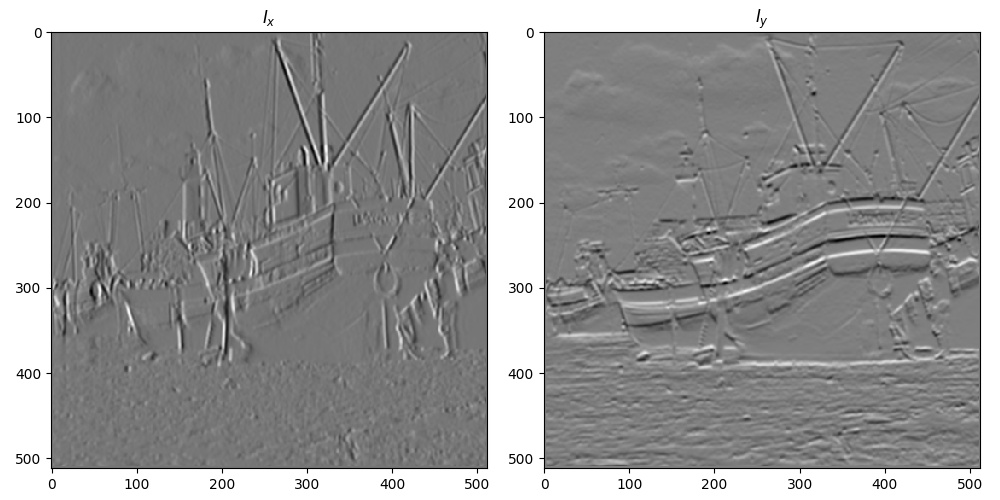
#> input picture assignment-3-segmentation/1/report/1.jpg, 1000 x 500 px, found by its file name
$ python myHE.py
#> lines starting #> are read from the running program, lines starting #| are printed output that depends on the picture
import numpy as np
from matplotlib import pyplot as plt
from PIL import Image


def get_cdf(img):
    img = img.reshape(-1)
    img = img[np.where(img>=0)]
    pdf = np.histogram(img, 256, (0, 256))[0] / (len(img))
    cdf = pdf.cumsum()
    cdf = 255 * (cdf - cdf.min())/(cdf.max() - cdf.min())
    cdf = cdf.astype(np.uint8)
    return cdf


def applyHE(img, mask=False):
    cdf = get_cdf(img)
    if mask:
        img = img * (img >= 0)
    he_img = np.zeros_like(img, np.uint8)
    he_img = cdf[img]
    return he_img


def histogramEqualize(img_path, img_mask=None):
#> called with img_path = '../data/1.jpg'
    img = Image.open(img_path)
#> img is the input picture: PIL image 1000x500 RGB; min 0, max 255, mean 151.6
    img = np.array(img)

    if img_mask is not None:
        img_m = img * img_mask + (img_mask - 1)
        img = img_m


    if img.ndim == 3:
        img_slices = [applyHE(img[:, :, i]) for i in range(3)]
#> in get_cdf, `pdf = np.histogram(img, 256, (0, 256))[0] / (len(img))`: pdf = 256 values, max 0.209 at index 255, min 4.4e-05 at index 10, mean 0.00391
#> in get_cdf, `cdf = pdf.cumsum()`: cdf = 256 values from 0.00611 to 1
#> in get_cdf, `cdf = 255 * (cdf - cdf.min())/(cdf.max() - cdf.min())`: cdf = 256 values from 0 to 255
#> in applyHE, `he_img = cdf[img]`:
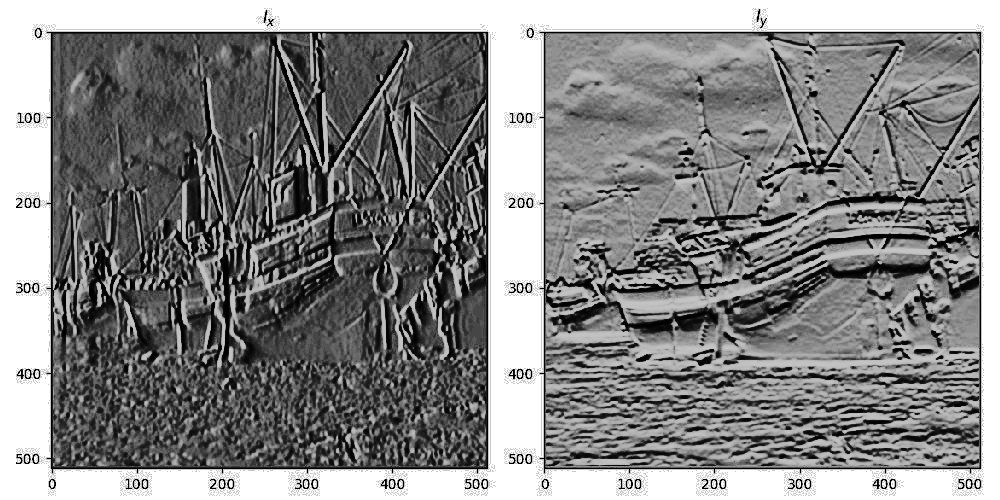
#> he_img: shape (500, 1000); min 0, max 255, mean 134.2
#> img_slices = 3 items
        he_img = np.dstack(img_slices)
#> he_img: shape (500, 1000, 3)
    elif img.ndim == 2:
        he_img = applyHE(img, (img_mask is not None))
    else:
        raise ValueError


    plt.subplot(2, 2, 1)
    plt.imshow(img, cmap='gray')
    plt.title('Original Image')

    plt.subplot(2, 2, 2)
    plt.imshow(he_img, cmap='gray')
    plt.title('Histogram Equalized Image')

    plt.imsave('he_img.jpg', he_img)

    if img_mask is not None:
        img = img_m
        he_img = he_img * img_mask + (img_mask - 1)

    plt.subplot(2, 2, 3)
    plt.hist(img.ravel(), 64, (0, 256))
    plt.yticks([])

    plt.subplot(2, 2, 4)
    plt.hist(he_img.ravel(), 64, (0, 256))
    plt.yticks([])
    plt.show()
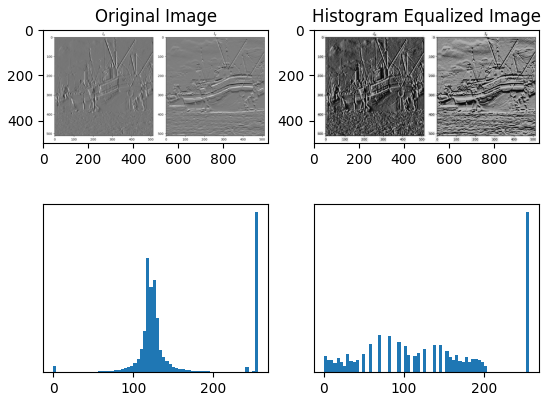
#> figure drawn by matplotlib, 4 panels


if __name__ == "__main__":
    histogramEqualize('../data/1.jpg')

$ run again, with assignment-3-segmentation/1/report/2.jpg copied over assignment-3-segmentation/1/report/1.jpg
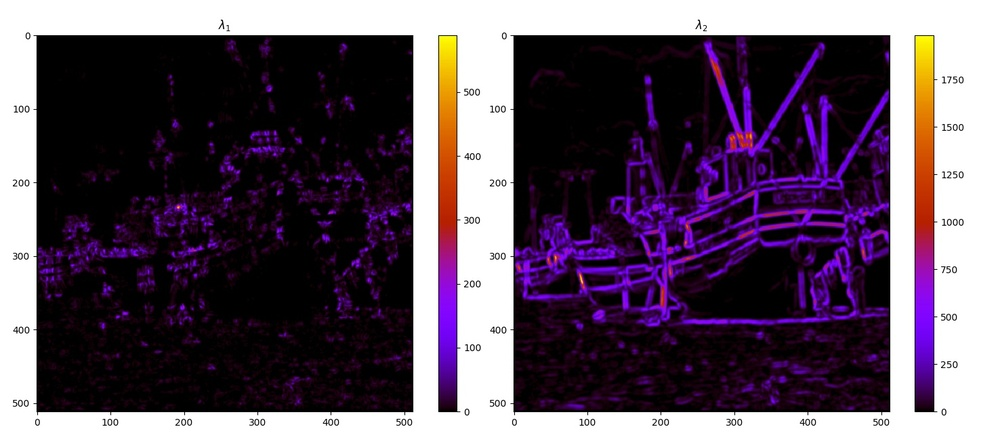
#> input picture assignment-3-segmentation/1/report/2.jpg, 1000 x 446 px, shrunk from 1476 x 658 before the run, found by its file name
#> in histogramEqualize, img is the input picture: PIL image 1000x446 RGB; mean R, G, B 100.6, 86.2, 101.5
#> pdf = 256 values, max 0.283 at index 255, min 0.000152 at index 160, mean 0.00391
#> in get_cdf, `cdf = pdf.cumsum()`: cdf = 256 values from 0.182 to 1
#> in get_cdf, `cdf = 255 * (cdf - cdf.min())/(cdf.max() - cdf.min())`: cdf = 256 values from 0 to 255
#> in get_cdf, `cdf = cdf.astype(np.uint8)`: cdf = 256 values from 0 to 254
#> img: shape (446, 1000)
#> in applyHE (call 3), `he_img = cdf[img]`:
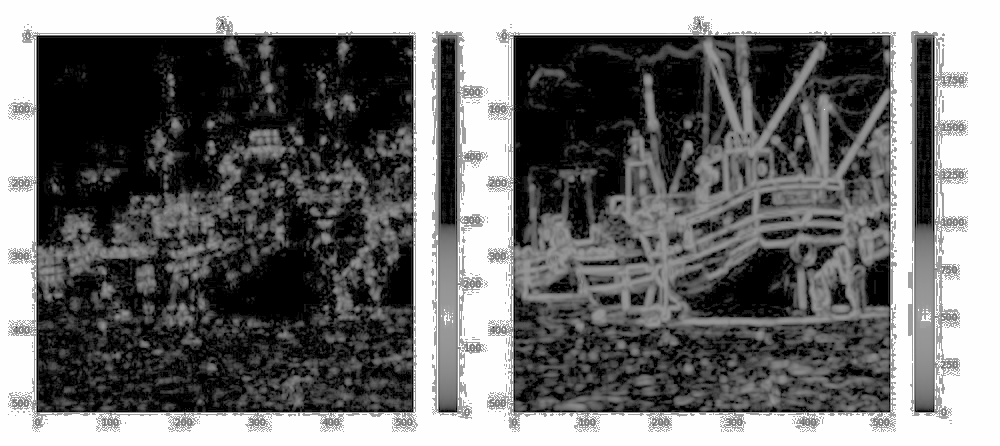
#> he_img: shape (446, 1000); min 0, max 254, mean 113.3
#> img_slices = 3 items
#> in histogramEqualize, `plt.show()`:
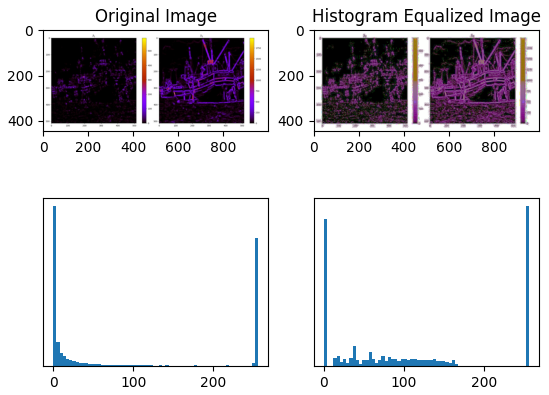
#> figure drawn by matplotlib, 4 panels

$ run again, with assignment-3-segmentation/1/report/3.jpg copied over assignment-3-segmentation/1/report/1.jpg
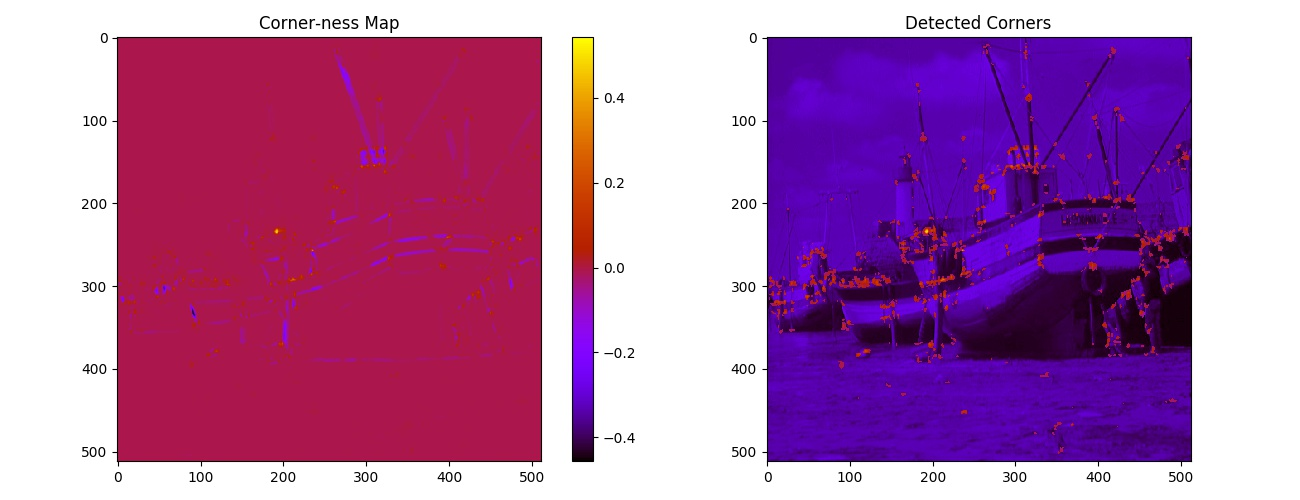
#> input picture assignment-3-segmentation/1/report/3.jpg, 1300 x 500 px, found by its file name
#> in histogramEqualize, img is the input picture: PIL image 1300x500 RGB; mean R, G, B 180, 115.7, 171
#> pdf = 256 values, max 0.393 at index 255, min 6.46e-05 at index 9, mean 0.00391
#> in get_cdf, `cdf = pdf.cumsum()`: cdf = 256 values from 0.000755 to 1
#> in get_cdf, `cdf = 255 * (cdf - cdf.min())/(cdf.max() - cdf.min())`: cdf = 256 values from 0 to 255
#> img: shape (500, 1300)
#> in applyHE (call 3), `he_img = cdf[img]`:
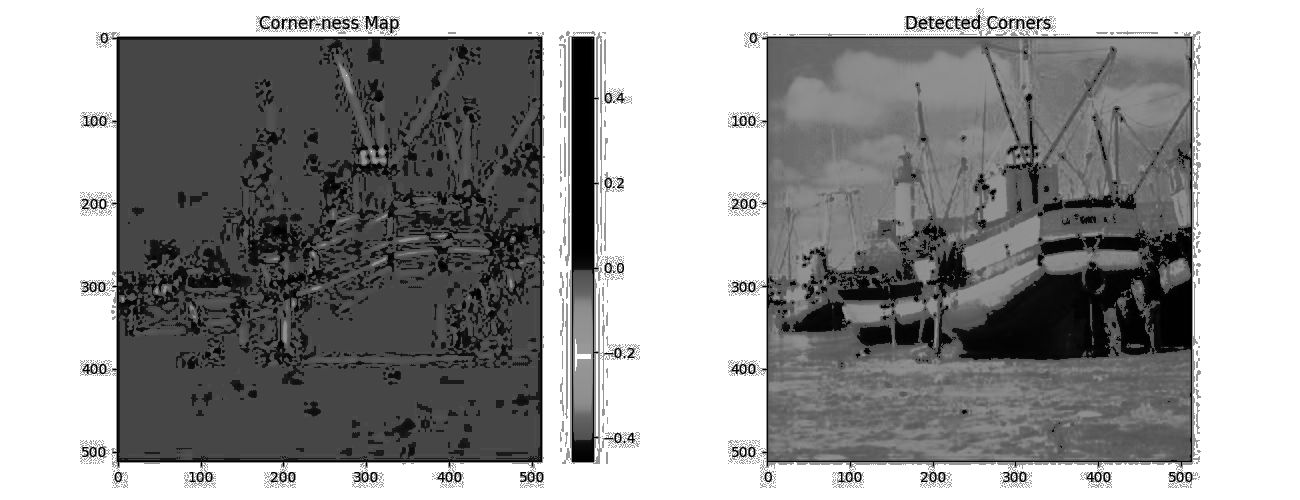
#> he_img: shape (500, 1300); min 0, max 255, mean 150.6
#> img_slices = 3 items
#> in histogramEqualize, `plt.show()`:
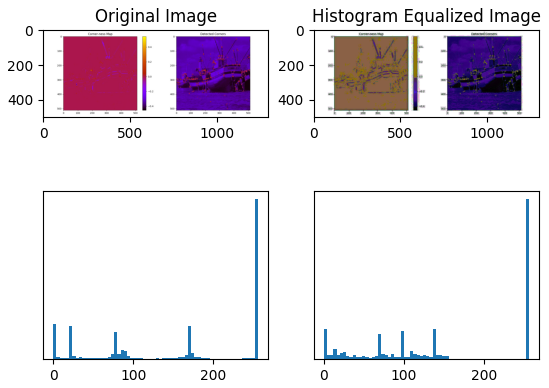
#> figure drawn by matplotlib, 4 panels
